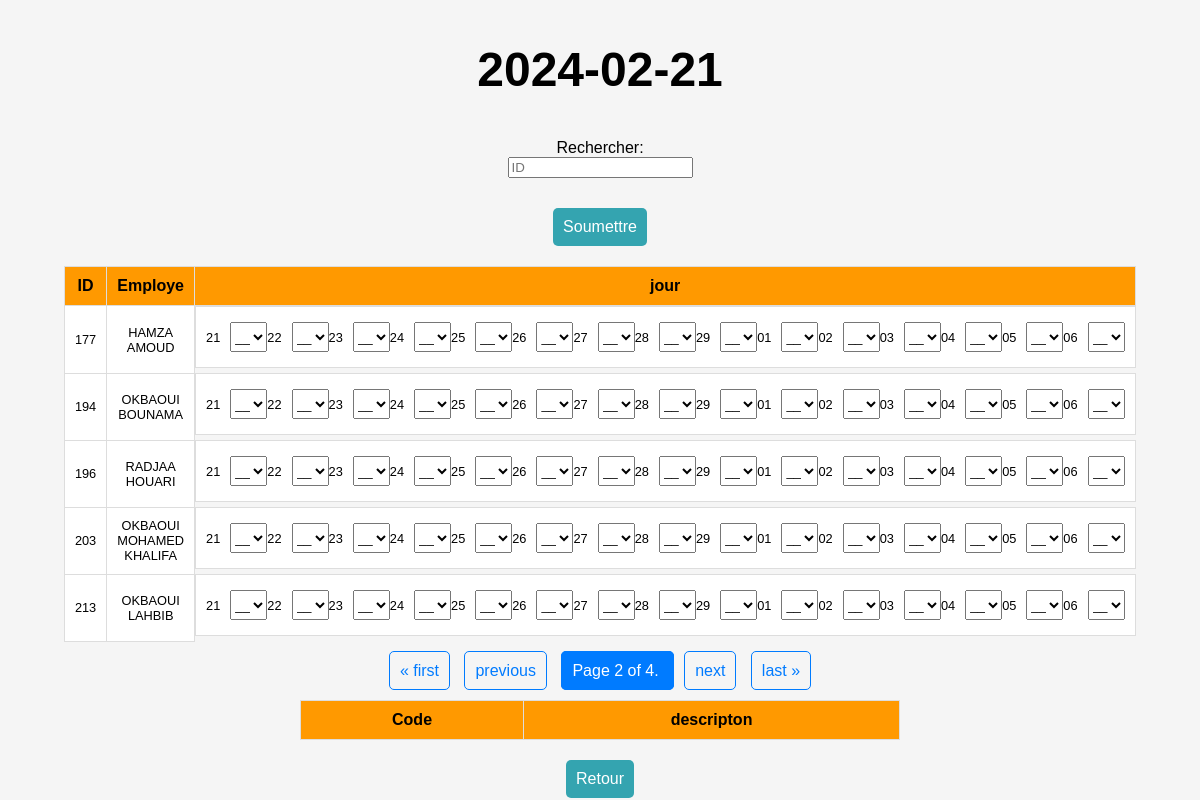
/pointage/3/?page=2, run on the app's committed database.
### pointage/models.py (models this page shows, shortened)
class Employe(models.Model):
    ID=models.IntegerField(primary_key=True)
    Nom=models.CharField(max_length=30)
    Prenom=models.CharField(max_length=30)
    Adresse=models.CharField(max_length=50,null=True)
    Date_Recrutement=models.DateField(default=timezone.now().date())
    Affect_Origin=models.CharField(max_length=30,null=True)
    Fonction=models.CharField(max_length=30)
    Date_Detach= models.DateField(null=True)
    station=models.ForeignKey(Station,on_delete=models.CASCADE,null=True)
    Situation_Familliale=models.CharField(max_length=30,null=True)
    Nbr_Enfants=models.IntegerField(null=True)
    Sheet_ID=models.IntegerField(unique=True,null=True)

### pointage/views.py (the view)
def pointage2(request,ID):
    station = Station.objects.get(id=ID)
    instances=Employe.objects.filter(station=station)
    date=datetime.now().date()
    date_range = [date + timedelta(days=i) for i in range(15)]
    paginator = Paginator(instances, 5)  # Change 10 to the number of items per page
    page_number = request.GET.get('page', 1)
    try:
        instances_paginated = paginator.page(page_number)
    except EmptyPage:
        instances_paginated = paginator.page(paginator.num_pages)
    if request.method == 'POST':
        credentials = service_account.Credentials.from_service_account_file(
        './petropointage-b1093416d578.json',
        scopes=['https://www.googleapis.com/auth/spreadsheets'],
        )
        spreadsheet_id = '15BSWan9Olz9WisDThGlGESdcZPw4GGIvnLyayFIP74I'
        service = build('sheets', 'v4', credentials=credentials)
        for i in instances:
            for date in date_range:
                cell=find_cell(date)
                choice=request.POST.get(f'{i.ID}_{date}')
                print(choice)
                sheet_range = f"{i.ID}!{cell}"
                code=Code_Employe.objects.filter(employe=i,Date=date)
                if not choice :
                    if code.exists():
                        values=[['']]
                        code.delete()
                    else:
                        continue
                else:
                    if code.exists():
                        code.delete()
                    code_emp=Code_Employe()
                    code_emp.employe=i
                    code_emp.Date=date
                    code_emp.code=Code.objects.get(pk=choice)
                    code_emp.save()
                    values = [[f"{choice}"]]
                body = {'values': values}
                service.spreadsheets().values().update(
                spreadsheetId=spreadsheet_id, range=sheet_range,
                valueInputOption='RAW', body=body
                ).execute()
        return redirect(main_view,i.ID)
    else:
        codes_emp=Code_Employe.objects.filter(employe__station=station)
        codes=Code.objects.all()
        context={'date':date,'instances':instances_paginated,'date_range':date_range,'codes':codes,'codes_emp':codes_emp}
        return render(request,'pointage.html',context)

### pointage/templates/pointage.html (shortened to what this page needs)
<!DOCTYPE html>
<html lang="en">
<head>
</head>
<body>
    <header>
        <h1>{{ date|date:"Y-m-d" }}</h1>
    </header>
    <form method="get" action="">
        <label for="query">Rechercher:</label>
        <input type="text" id="query" name="query" placeholder="ID" required>
    </form>
    <table>
        <tr>
            <th>ID</th>
            <th>Employe</th>
            <th>jour</th>
        </tr>
        {% for i in instances %}
            <form action="{% url 'pointage' instances.0.station.id %}" method="POST">
                <tr>
                    <td>{{ i.ID }}</td>
                    <td>{{ i.Nom }} {{ i.Prenom }}</td>
                    <td class="date-group">
                        {% for date in date_range %}
                            <label for="{{i.ID}}_{{date|date:'Y-m-d'}}">{{date|date:"d"}}</label>
                            <select id="{{i.ID}}_{{date|date:'Y-m-d'}}" name="{{i.ID}}_{{date|date:'Y-m-d'}}">
                                <option value="" selected >__</option>
                            </select>
                        {% endfor %}
                    </td>
                </tr>
                {% endfor %}
                <input type="submit" value="Soumettre">
            </form>
    </table>
    <div class="pagination">
        <span class="step-links">
            {% if instances.has_previous %}
                <a href="?page=1">&laquo; first</a>
                <a href="?page={{ instances.previous_page_number }}">previous</a>
            {% endif %}
            <span class="current">
                Page {{ instances.number }} of {{ instances.paginator.num_pages }}.
            </span>
            {% if instances.has_next %}
                <a href="?page={{ instances.next_page_number }}">next</a>
                <a href="?page={{ instances.paginator.num_pages }}">last &raquo;</a>
            {% endif %}
        </span>
    </div>
    <table>
        <tr>
            <th>Code</th>
            <th>descripton</th>
        </tr>
    </table>
    <a href="{% url 'menu_view' %}" class="back-button">Retour</a>
</body>
</html>

### pointage/templates/pointage.html (style rules this page uses)
body { font-family: Arial, sans-serif; background-color: #f5f5f5; display: flex; flex-direction: column; align-items: center; justify-content: center; margin: 0; }
header { padding: 10px; text-align: center; font-size: 1.5em; }
table { width: 80%; max-width: 600px; border-collapse: collapse; margin-top: 20px; }
th, td { border: 1px solid #ddd; text-align: center; padding: 10px; }
th { background-color: #ff9900; font-size: 1em; }
td { background-color: white; color: black; font-size: 0.8em; }
form { display: flex; flex-direction: column; align-items: center; margin-bottom: 10px; }
.date-group { display: flex; flex-direction: row; align-items: center; margin-bottom: 5px; }
.date-group label { margin-right: 10px; }
.date-group select { height: 30px; margin-left: 0; }
td.date-group { height: 40px; }
input[type="submit"] { margin-top: 20px; padding: 10px; cursor: pointer; background-color: #34a4b0; color: white; border: none; border-radius: 5px; font-size: 1em; }
.pagination { display: flex; justify-content: center; margin-top: 20px; }
.step-links a { padding: 10px; margin: 0 5px; text-decoration: none; color: #007BFF; border: 1px solid #007BFF; border-radius: 5px; }
.step-links .current { padding: 10px; margin: 0 5px; background-color: #007BFF; color: white; border: 1px solid #007BFF; border-radius: 5px; }
.back-button { margin-top: 20px; padding: 10px; background-color: #34a4b0; color: white; border: none; border-radius: 5px; text-decoration: none; }

### data on the page
Employe: ID "177", Nom "HAMZA", Prenom "AMOUD", date_range "21" "22" "23" "24" "25" "26" "27" "28" "29" "01" "02" "03" "04" "05" "06"
Employe: ID "194", Nom "OKBAOUI", Prenom "BOUNAMA", date_range "21" "22" "23" "24" "25" "26" "27" "28" "29" "01" "02" "03" "04" "05" "06"
Employe: ID "196", Nom "RADJAA", Prenom "HOUARI", date_range "21" "22" "23" "24" "25" "26" "27" "28" "29" "01" "02" "03" "04" "05" "06"
Employe: ID "203", Nom "OKBAOUI", Prenom "MOHAMED KHALIFA", date_range "21" "22" "23" "24" "25" "26" "27" "28" "29" "01" "02" "03" "04" "05" "06"
Employe: ID "213", Nom "OKBAOUI", Prenom "LAHBIB", date_range "21" "22" "23" "24" "25" "26" "27" "28" "29" "01" "02" "03" "04" "05" "06"

### other printed values
{{ date|date:"Y-m-d" }} "2024-02-21"
{{ instances.number }} "2"
{{ instances.paginator.num_pages }} "4"
